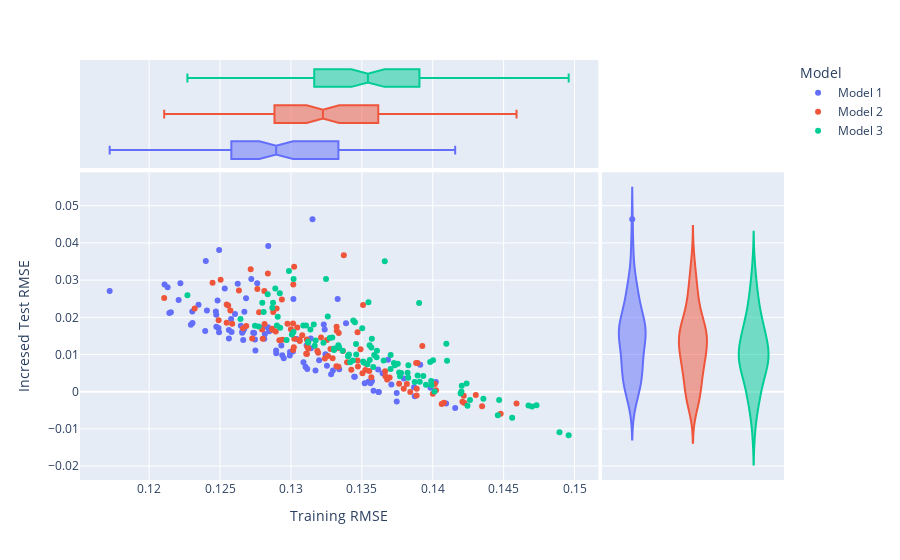

Notebook source saved alongside this figure:
### Code cell
# Visulization of the train & test RMSEs

reps = 100
model_1_train_RMSEs = np.array([0.0]*reps)
model_2_train_RMSEs = np.array([0.0]*reps)
model_3_train_RMSEs = np.array([0.0]*reps)

model_1_test_RMSEs = np.array([0.0]*reps)
model_2_test_RMSEs = np.array([0.0]*reps)
model_3_test_RMSEs = np.array([0.0]*reps)

for i in range(reps):
    data_indices = np.random.choice(design_matrix.index, size=design_matrix.shape[0], replace=False)
    train_indices = data_indices[train_size:]
    test_indices = data_indices[:train_size]
    
    model_1_train_test_fit = sm.OLS(y[train_indices], sm.add_constant(scaled_df_1.iloc[train_indices])).fit()
    model_1_train_RMSE = ((y[train_indices] - model_1_train_test_fit.predict())**2).mean()**.5
    model_1_test_RMSE = ((y[test_indices] - 
                          model_1_train_test_fit.predict(sm.add_constant(scaled_df_1.iloc[test_indices]))
                         )**2).mean()**.5
    model_1_train_RMSEs[i] = model_1_train_RMSE
    model_1_test_RMSEs[i] = model_1_test_RMSE

    model_2_train_test_fit = sm.OLS(y[train_indices], sm.add_constant(design_matrix_2.iloc[train_indices])).fit()
    model_2_train_RMSE = ((y[train_indices] - model_2_train_test_fit.predict())**2).mean()**.5
    model_2_test_RMSE = ((y[test_indices] - 
                          model_2_train_test_fit.predict(sm.add_constant(design_matrix_2.iloc[test_indices]))
                         )**2).mean()**.5
    model_2_train_RMSEs[i] = model_2_train_RMSE
    model_2_test_RMSEs[i] = model_2_test_RMSE
    
    # Best model
    model_3_train_test_fit = sm.OLS(y[train_indices], sm.add_constant(design_matrix_3.iloc[train_indices])).fit()
    model_3_train_RMSE = ((y[train_indices] - model_3_train_test_fit.predict())**2).mean()**.5
    model_3_test_RMSE = ((y[test_indices] - 
                          model_3_train_test_fit.predict(sm.add_constant(design_matrix_3.iloc[test_indices]))
                         )**2).mean()**.5
    model_3_train_RMSEs[i] = model_3_train_RMSE
    model_3_test_RMSEs[i] = model_3_test_RMSE

px.scatter(pd.DataFrame({'Incresed Test RMSE': (model_1_test_RMSEs-model_1_train_RMSEs).tolist()
                         +(model_2_test_RMSEs-model_2_train_RMSEs).tolist()+
                         (model_3_test_RMSEs-model_3_train_RMSEs).tolist(),
                         'Training RMSE': model_1_train_RMSEs.tolist()+model_2_train_RMSEs.tolist()+model_3_train_RMSEs.tolist(),
                         'Model': ["Model 1"]*reps+["Model 2"]*reps+["Model 3"]*reps}),
           x='Training RMSE', y='Incresed Test RMSE', color='Model',
           marginal_x="box", marginal_y="violin")
